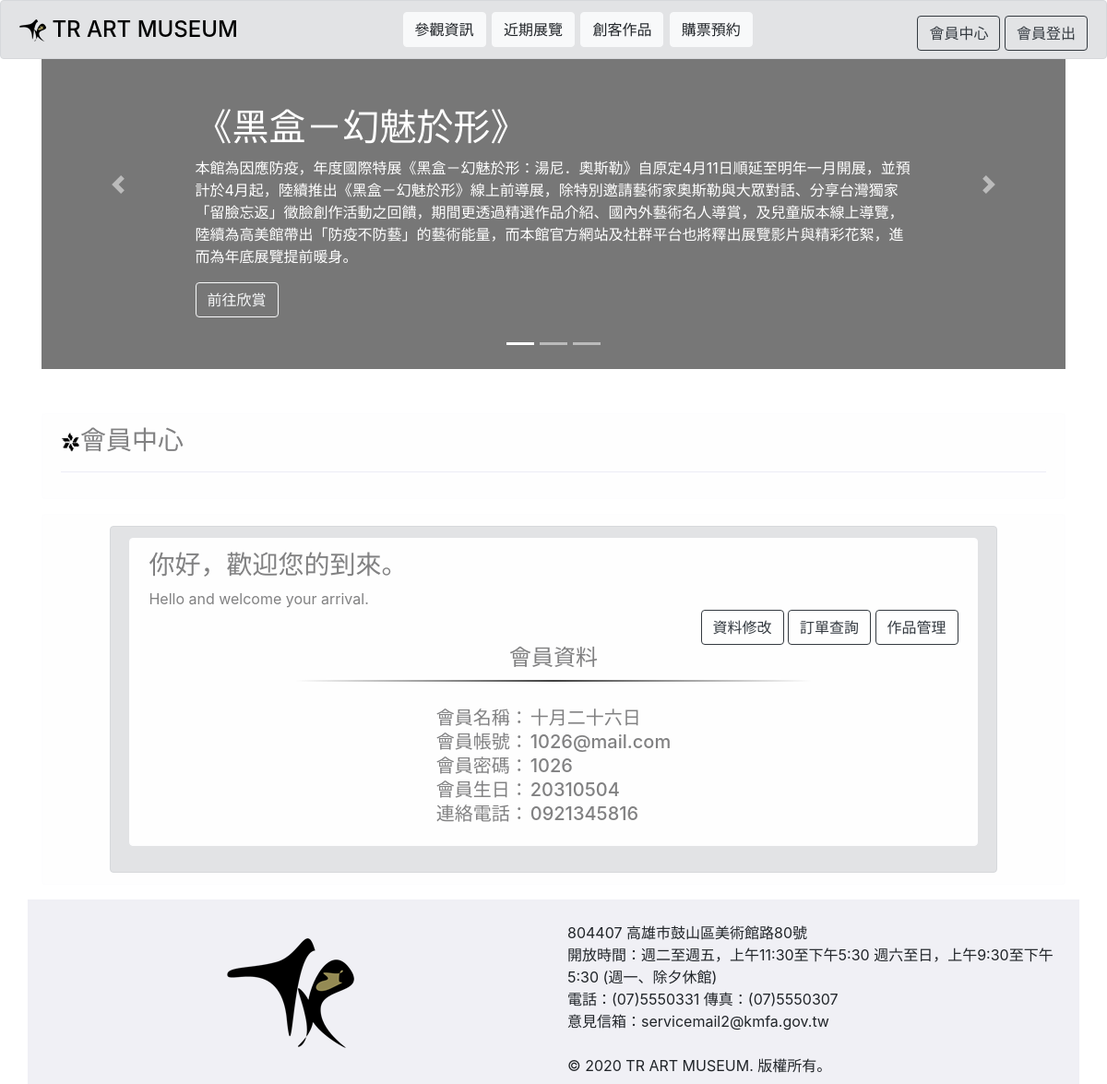
The app's page /page005-2.php (signed in), older data.
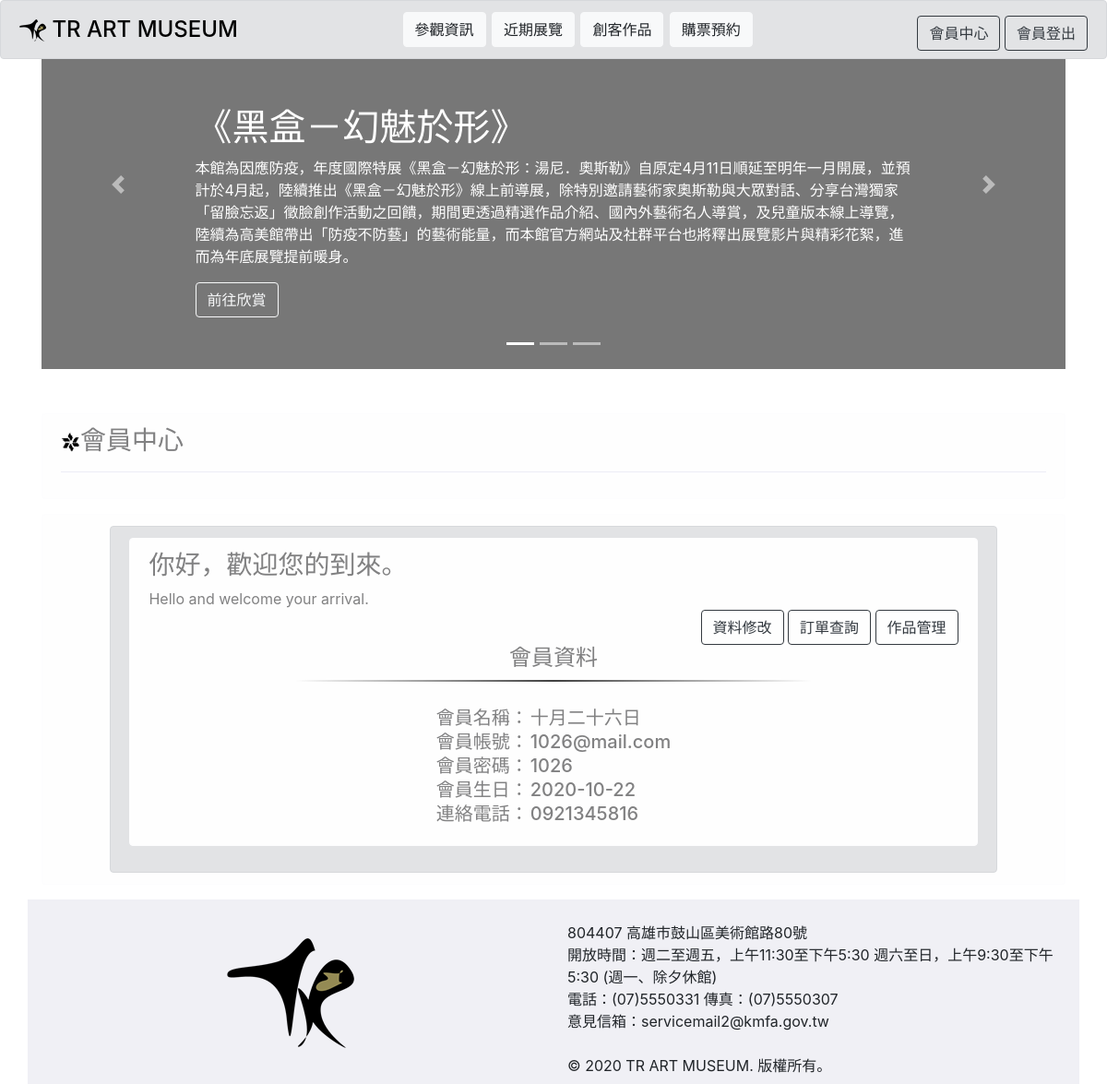
The same page, newer data.
### tables this page shows
CREATE TABLE `mem` (
  `id` int(11) NOT NULL,
  `name` varchar(100) NOT NULL,
  `username` varchar(100) NOT NULL,
  `password` varchar(100) NOT NULL,
  `birth` varchar(100) NOT NULL,
  `phone` varchar(100) NOT NULL
);

### memdata.php (the view, shortened to what this page needs)
<?php
    $id = $_SESSION["user_type"];
       require "includes/db.php";
    $sql = "SELECT * FROM mem WHERE id='$id'";
    $result = $conn->query($sql);
    if ($result->num_rows > 0) {
        while($row = $result->fetch_assoc()) {
            $name = $row["name"];
            $userid = $row["username"];
            $passchk = $row["password"];
            $birth =$row["birth"];
            $phone =$row["phone"];
            echo "<table>";
                echo "<tr><td>會員名稱：</td><td>".$name;
                echo "</td></tr>";
                echo "<tr><td>會員帳號：</td><td>".$userid;
                echo "</td></tr>";
                echo "<tr><td>會員密碼：</td><td>".$passchk;
                echo "</td></tr>";
                echo "<tr><td>會員生日：</td><td>".$birth;
                echo "</td></tr>";
                echo "<tr><td>連絡電話：</td><td>".$phone;
                echo "</td></tr>";
            echo "</table>";
        }
    } else{
        echo "失敗";
    }
?>

Row changes from the older to the newer data that the page shows:
changed mem "十月二十六日": birth "20310504" → "2020-10-22"
